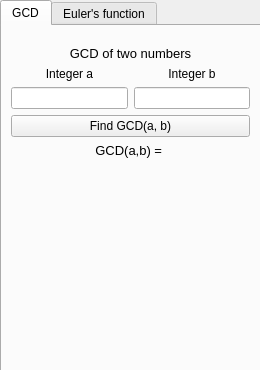
<?xml version="1.0" encoding="UTF-8"?>
<ui version="4.0">
 <class>MainWindow</class>
 <widget class="QMainWindow" name="MainWindow">
  <property name="geometry">
   <rect>
    <x>0</x>
    <y>0</y>
    <width>260</width>
    <height>370</height>
   </rect>
  </property>
  <property name="sizePolicy">
   <sizepolicy hsizetype="Minimum" vsizetype="Minimum">
    <horstretch>0</horstretch>
    <verstretch>0</verstretch>
   </sizepolicy>
  </property>
  <property name="minimumSize">
   <size>
    <width>260</width>
    <height>370</height>
   </size>
  </property>
  <property name="maximumSize">
   <size>
    <width>260</width>
    <height>370</height>
   </size>
  </property>
  <property name="windowTitle">
   <string>Maths by Laxier</string>
  </property>
  <widget class="QWidget" name="centralwidget">
   <widget class="QTabWidget" name="tabWidget">
    <property name="geometry">
     <rect>
      <x>0</x>
      <y>0</y>
      <width>261</width>
      <height>381</height>
     </rect>
    </property>
    <property name="autoFillBackground">
     <bool>false</bool>
    </property>
    <property name="currentIndex">
     <number>0</number>
    </property>
    <widget class="QWidget" name="Euiclid">
     <attribute name="title">
      <string>GCD</string>
     </attribute>
     <layout class="QVBoxLayout" name="verticalLayout_5">
      <item>
       <layout class="QVBoxLayout" name="verticalLayout_3">
        <property name="sizeConstraint">
         <enum>QLayout::SetMaximumSize</enum>
        </property>
        <property name="bottomMargin">
         <number>200</number>
        </property>
        <item>
         <widget class="QLabel" name="label">
          <property name="sizePolicy">
           <sizepolicy hsizetype="Preferred" vsizetype="Fixed">
            <horstretch>0</horstretch>
            <verstretch>0</verstretch>
           </sizepolicy>
          </property>
          <property name="font">
           <font>
            <pointsize>10</pointsize>
           </font>
          </property>
          <property name="text">
           <string>GCD of two numbers</string>
          </property>
          <property name="alignment">
           <set>Qt::AlignCenter</set>
          </property>
         </widget>
        </item>
        <item>
         <layout class="QHBoxLayout" name="horizontalLayout">
          <property name="sizeConstraint">
           <enum>QLayout::SetMinimumSize</enum>
          </property>
          <item>
           <layout class="QVBoxLayout" name="verticalLayout">
            <property name="sizeConstraint">
             <enum>QLayout::SetMaximumSize</enum>
            </property>
            <item>
             <widget class="QLabel" name="label_2">
              <property name="sizePolicy">
               <sizepolicy hsizetype="Preferred" vsizetype="Fixed">
                <horstretch>0</horstretch>
                <verstretch>0</verstretch>
               </sizepolicy>
              </property>
              <property name="text">
               <string>Integer a</string>
              </property>
              <property name="alignment">
               <set>Qt::AlignCenter</set>
              </property>
             </widget>
            </item>
            <item>
             <widget class="QLineEdit" name="line_a">
              <property name="focusPolicy">
               <enum>Qt::WheelFocus</enum>
              </property>
              <property name="alignment">
               <set>Qt::AlignCenter</set>
              </property>
             </widget>
            </item>
           </layout>
          </item>
          <item>
           <layout class="QVBoxLayout" name="verticalLayout_2">
            <property name="sizeConstraint">
             <enum>QLayout::SetMinimumSize</enum>
            </property>
            <item>
             <widget class="QLabel" name="label_3">
              <property name="sizePolicy">
               <sizepolicy hsizetype="Preferred" vsizetype="Fixed">
                <horstretch>0</horstretch>
                <verstretch>0</verstretch>
               </sizepolicy>
              </property>
              <property name="text">
               <string>Integer b</string>
              </property>
              <property name="alignment">
               <set>Qt::AlignCenter</set>
              </property>
             </widget>
            </item>
            <item>
             <widget class="QLineEdit" name="line_b">
              <property name="alignment">
               <set>Qt::AlignCenter</set>
              </property>
             </widget>
            </item>
           </layout>
          </item>
         </layout>
        </item>
        <item>
         <widget class="QPushButton" name="Button1">
          <property name="text">
           <string>Find GCD(a, b)</string>
          </property>
         </widget>
        </item>
        <item>
         <widget class="QLabel" name="output1">
          <property name="sizePolicy">
           <sizepolicy hsizetype="Preferred" vsizetype="Fixed">
            <horstretch>0</horstretch>
            <verstretch>0</verstretch>
           </sizepolicy>
          </property>
          <property name="font">
           <font>
            <pointsize>10</pointsize>
           </font>
          </property>
          <property name="text">
           <string>GCD(a,b) = </string>
          </property>
          <property name="alignment">
           <set>Qt::AlignCenter</set>
          </property>
         </widget>
        </item>
       </layout>
      </item>
     </layout>
    </widget>
    <widget class="QWidget" name="Euler">
     <property name="sizePolicy">
      <sizepolicy hsizetype="Preferred" vsizetype="Maximum">
       <horstretch>0</horstretch>
       <verstretch>0</verstretch>
      </sizepolicy>
     </property>
     <property name="contextMenuPolicy">
      <enum>Qt::PreventContextMenu</enum>
     </property>
     <attribute name="title">
      <string>Euler's function</string>
     </attribute>
     <layout class="QGridLayout" name="gridLayout">
      <item row="0" column="0">
       <layout class="QVBoxLayout" name="verticalLayout_4">
        <property name="sizeConstraint">
         <enum>QLayout::SetMinimumSize</enum>
        </property>
        <property name="leftMargin">
         <number>40</number>
        </property>
        <property name="rightMargin">
         <number>40</number>
        </property>
        <property name="bottomMargin">
         <number>200</number>
        </property>
        <item>
         <widget class="QLabel" name="label_4">
          <property name="sizePolicy">
           <sizepolicy hsizetype="Preferred" vsizetype="Fixed">
            <horstretch>0</horstretch>
            <verstretch>0</verstretch>
           </sizepolicy>
          </property>
          <property name="font">
           <font>
            <pointsize>10</pointsize>
           </font>
          </property>
          <property name="text">
           <string>Integer n</string>
          </property>
          <property name="alignment">
           <set>Qt::AlignCenter</set>
          </property>
         </widget>
        </item>
        <item>
         <widget class="QLineEdit" name="line_n">
          <property name="sizePolicy">
           <sizepolicy hsizetype="Preferred" vsizetype="Fixed">
            <horstretch>0</horstretch>
            <verstretch>0</verstretch>
           </sizepolicy>
          </property>
          <property name="alignment">
           <set>Qt::AlignCenter</set>
          </property>
         </widget>
        </item>
        <item>
         <widget class="QPushButton" name="Button2">
          <property name="sizePolicy">
           <sizepolicy hsizetype="Preferred" vsizetype="Fixed">
            <horstretch>0</horstretch>
            <verstretch>0</verstretch>
           </sizepolicy>
          </property>
          <property name="text">
           <string>Find φ(n)</string>
          </property>
         </widget>
        </item>
        <item>
         <widget class="QLabel" name="output2">
          <property name="sizePolicy">
           <sizepolicy hsizetype="Preferred" vsizetype="Fixed">
            <horstretch>0</horstretch>
            <verstretch>0</verstretch>
           </sizepolicy>
          </property>
          <property name="font">
           <font>
            <pointsize>10</pointsize>
           </font>
          </property>
          <property name="text">
           <string>φ(n) = </string>
          </property>
          <property name="alignment">
           <set>Qt::AlignCenter</set>
          </property>
         </widget>
        </item>
       </layout>
      </item>
     </layout>
    </widget>
   </widget>
  </widget>
 </widget>
 <resources/>
 <connections/>
</ui>
